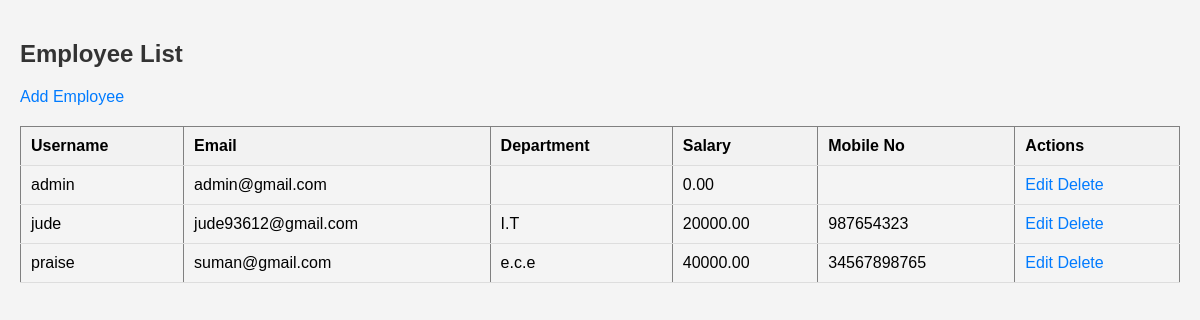
The app's page /employee/employee_list/ (signed in), older data.
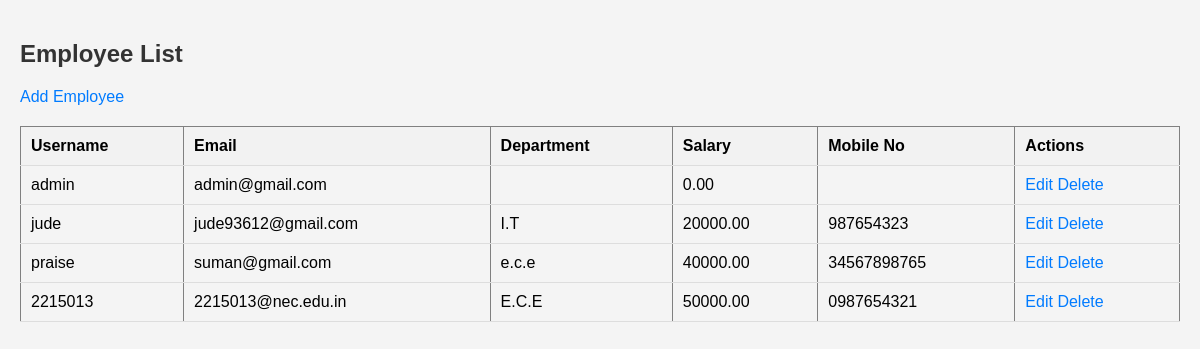
The same page, newer data.
### employee/models.py (models this page shows, shortened)
class Employee(AbstractBaseUser):
    username = models.CharField(max_length=100, unique=True)
    email = models.EmailField(unique=True)
    department = models.CharField(max_length=100)
    salary = models.DecimalField(max_digits=10, decimal_places=2)
    mobile_no = models.CharField(max_length=15)
    is_active = models.BooleanField(default=True)
    is_staff = models.BooleanField(default=False)
    objects = EmployeeManager()
    USERNAME_FIELD = 'email'
    REQUIRED_FIELDS = ['username', 'department', 'salary', 'mobile_no']

### employee/views.py (the view)
# urls.py: path('employee_list/', views.employee_list, name='employee_list'),
@login_required
def employee_list(request):
    employees = Employee.objects.all()
    return render(request, 'employee/employee_list.html', {'employees': employees})

### employee/templates/employee/employee_list.html (shortened to what this page needs)
<!DOCTYPE html>
<html>
<head>
</head>
<body>
    <h2>Employee List</h2>
    {% if user.is_staff %}
    <a href="{% url 'add_employee' %}">Add Employee</a>
    {% endif %}
    <table border="1">
        <thead>
            <tr>
                <th>Username</th>
                <th>Email</th>
                <th>Department</th>
                {% if user.is_staff %}
                <th>Salary</th>
                {% endif %}
                <th>Mobile No</th>
                {% if user.is_staff %}
                <th>Actions</th>
                {% endif %}
            </tr>
        </thead>
        <tbody>
            {% for employee in employees %}
            <tr>
                <td>{{ employee.username }}</td>
                <td>{{ employee.email }}</td>
                <td>{{ employee.department }}</td>
                {% if user.is_staff %}
                <td>{{ employee.salary }}</td>
                {% endif %}
                <td>{{ employee.mobile_no }}</td>
                {% if user.is_staff %}
                <td>
                    <a href="{% url 'edit_employee' employee.pk %}">Edit</a>
                    <a href="{% url 'delete_employee' employee.pk %}">Delete</a>
                </td>
                {% endif %}
            </tr>
            {% endfor %}
        </tbody>
    </table>
</body>
</html>

Row changes from the older to the newer data that the page shows:
added Employee: username "2215013", email "2215013@nec.edu.in", department "E.C.E", salary "50000.00", mobile_no "0987654321"
